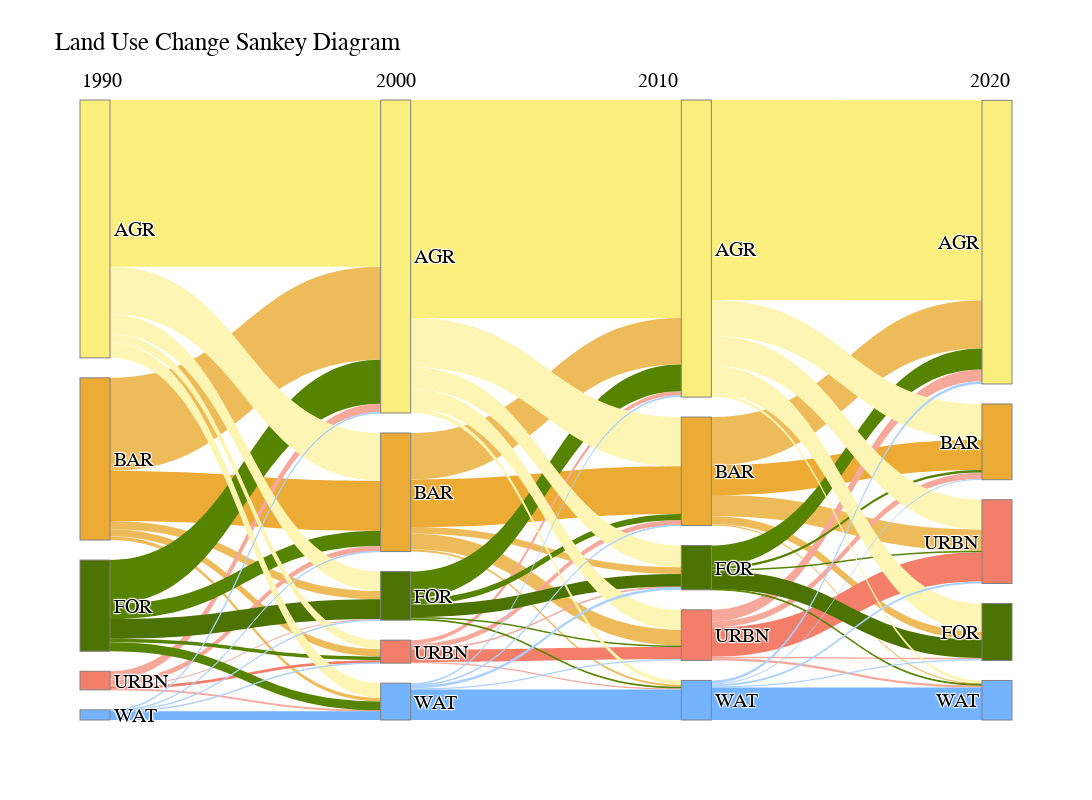

Notebook cell for this chart:
### Markdown cell above
#### Create Sankey plot

### Code cell
# Create Sankey plot
fig = go.Figure(go.Sankey(
    node=dict(
        pad= 20, # Size of vertical space between nodes
        thickness= 30, # Size of node
        line=dict(color="gray", width=1), # Color and outline thickness of outline node
        label=nodes * len(years),  # Repeat labels for each time period
        color=node_colors  # Apply the color scheme
    ),
    link=dict(
        source=links['source'],
        target=links['target'],
        value=links['value'],
        color=links['color']  # Apply link colors
    )
))

# Custom layout
fig.update_layout(
    title_text="Land Use Change Sankey Diagram", 
        font=dict(family="Times New Roman", size=20, color="black"),
        title_font=dict(family="Times New Roman", size=25, color="black"),
        plot_bgcolor="white",  # Optional: Set background to white)
        height= 800,  # Set height of the plot (in pixels)
        width= 1200,  # Set width of the plot (in pixels)
        annotations=[
            dict(
                text="1990", x=0,  y=1.05,  showarrow=False,
                font=dict(family="Times New Roman", size=20, color="black")
            ),
            dict(
                text="2000", x=0.315,  y=1.05,  showarrow=False,
                font=dict(family="Times New Roman", size=20, color="black")
            ),
            # Add annotation for the year 2010
            dict(
                text="2010", x=0.62,  y=1.05,  showarrow=False,
                font=dict(family="Times New Roman", size=20, color="black")
            ),
            # Add annotation for the year 2020
            dict(
                text="2020", x=1.0,  y=1.05, showarrow=False,
                font=dict(family="Times New Roman", size=20, color="black")
            ),
        ]

)
fig.show()

# Export output as html file - interactive image
fig.write_html("Sankey_lulcc.html")

### Figure 1 — Plotly figure (JSON) as saved in the notebook; plotly's stock layout.template omitted (floating-point values rounded to 4 significant figures)
{"data": [{"link": {"color": ["#ebab34", "#eebb5b", "#eebb5b", "#eebb5b", "#eebb5b", "#f6a89b", "#f37f6b", "#f6a89b", "#f6a89b", "#f6a89b", "#578400", "#578400", "#4c7300", "#578400", "#578400", "#fcf5b3", "#fcf5b3", "#fcf5b3", "#faef7d", "#fcf5b3", "#abd1ff", "#abd1ff", "#abd1ff", "#abd1ff", "#74b3ff", "#ebab34", "#eebb5b", "#eebb5b", "#eebb5b", "#eebb5b", "#f6a89b", "#f37f6b", "#f6a89b", "#f6a89b", "#f6a89b", "#578400", "#578400", "#4c7300", "#578400", "#578400", "#fcf5b3", "#fcf5b3", "#fcf5b3", "#faef7d", "#fcf5b3", "#abd1ff", "#abd1ff", "#abd1ff", "#abd1ff", "#74b3ff", "#ebab34", "#eebb5b", "#eebb5b", "#eebb5b", "#eebb5b", "#f6a89b", "#f37f6b", "#f6a89b", "#f6a89b", "#f6a89b", "#578400", "#578400", "#4c7300", "#578400", "#578400", "#fcf5b3", "#fcf5b3", "#fcf5b3", "#faef7d", "#fcf5b3", "#abd1ff", "#abd1ff", "#abd1ff", "#abd1ff", "#74b3ff"], "source": [0, 0, 0, 0, 0, 1, 1, 1, 1, 1, 2, 2, 2, 2, 2, 3, 3, 3, 3, 3, 4, 4, 4, 4, 4, 5, 5, 5, 5, 5, 6, 6, 6, 6, 6, 7, 7, 7, 7, 7, 8, 8, 8, 8, 8, 9, 9, 9, 9, 9, 10, 10, 10, 10, 10, 11, 11, 11, 11, 11, 12, 12, 12, 12, 12, 13, 13, 13, 13, 13, 14, 14, 14, 14, 14], "target": [5, 6, 7, 8, 9, 5, 6, 7, 8, 9, 5, 6, 7, 8, 9, 5, 6, 7, 8, 9, 5, 6, 7, 8, 9, 10, 11, 12, 13, 14, 10, 11, 12, 13, 14, 10, 11, 12, 13, 14, 10, 11, 12, 13, 14, 10, 11, 12, 13, 14, 15, 16, 17, 18, 19, 15, 16, 17, 18, 19, 15, 16, 17, 18, 19, 15, 16, 17, 18, 19, 15, 16, 17, 18, 19], "value": [5111.0, 755.9, 838.0, 9505.0, 353.2, 543.7, 282.9, 104.3, 876.5, 91.26, 1546.0, 366.5, 2007.0, 4485.0, 912.1, 4879.0, 918, 1994.0, 17030.0, 1509.0, 29.43, 27, 18.63, 64.17, 896.4, 4857.0, 1614.0, 689.4, 4743, 205.7, 515.3, 1255.0, 57.87, 394.2, 127.6, 619.7, 148.4, 1275.0, 2744.0, 174.7, 5033.0, 2026.0, 2215.0, 22260.0, 430.7, 49.95, 123.9, 288.4, 196.3, 3104.0, 3044.0, 2170.0, 808.1, 4926.0, 123.4, 616.0, 2996.0, 141.7, 1180.0, 233.1, 275.1, 139.9, 1871.0, 2157.0, 82.44, 3693.0, 3044.0, 2880.0, 20420.0, 276.2, 108.8, 204.6, 118.6, 286.9, 3323.0]}, "node": {"color": ["#ebab34", "#f37f6b", "#4c7300", "#faef7d", "#74b3ff", "#ebab34", "#f37f6b", "#4c7300", "#faef7d", "#74b3ff", "#ebab34", "#f37f6b", "#4c7300", "#faef7d", "#74b3ff", "#ebab34", "#f37f6b", "#4c7300", "#faef7d", "#74b3ff"], "label": ["BAR", "URBN", "FOR", "AGR", "WAT", "BAR", "URBN", "FOR", "AGR", "WAT", "BAR", "URBN", "FOR", "AGR", "WAT", "BAR", "URBN", "FOR", "AGR", "WAT"], "line": {"color": "gray", "width": 1}, "pad": 20, "thickness": 30}, "type": "sankey"}], "layout": {"annotations": [{"font": {"color": "black", "family": "Times New Roman", "size": 20}, "showarrow": false, "text": "1990", "x": 0, "y": 1.05}, {"font": {"color": "black", "family": "Times New Roman", "size": 20}, "showarrow": false, "text": "2000", "x": 0.315, "y": 1.05}, {"font": {"color": "black", "family": "Times New Roman", "size": 20}, "showarrow": false, "text": "2010", "x": 0.62, "y": 1.05}, {"font": {"color": "black", "family": "Times New Roman", "size": 20}, "showarrow": false, "text": "2020", "x": 1, "y": 1.05}], "font": {"color": "black", "family": "Times New Roman", "size": 20}, "height": 800, "plot_bgcolor": "white", "title": {"font": {"color": "black", "family": "Times New Roman", "size": 25}, "text": "Land Use Change Sankey Diagram"}, "width": 1200}}
